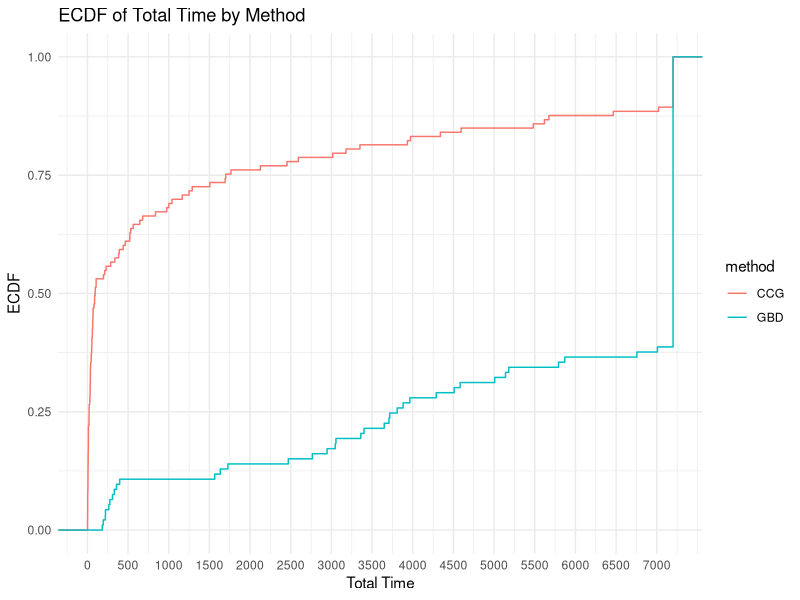
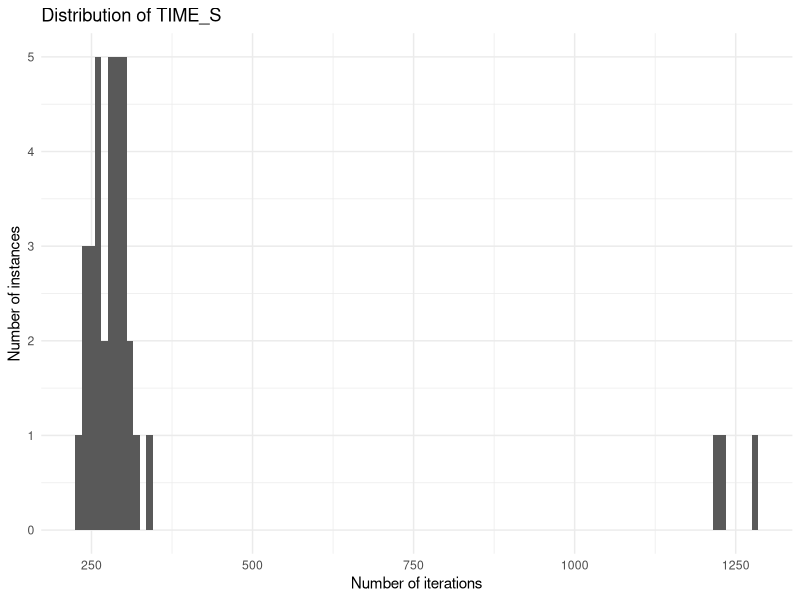
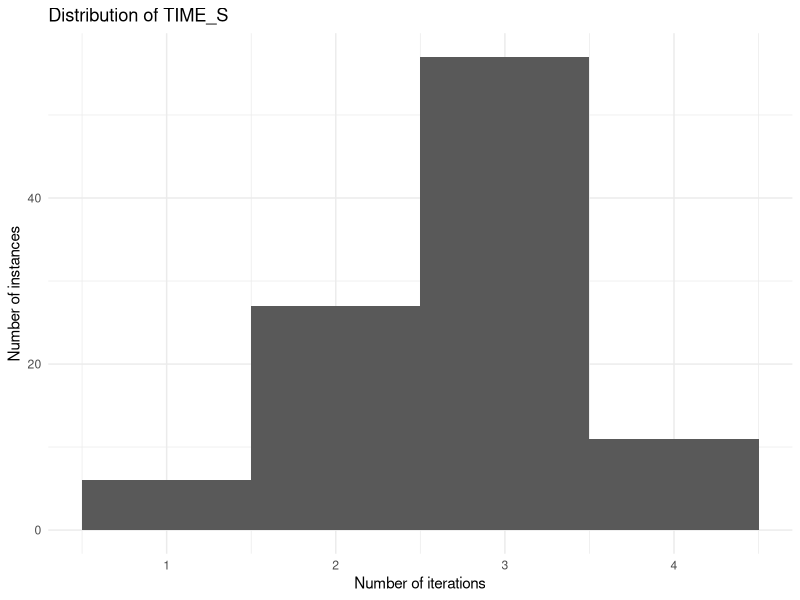

These figures' R source, in order:
## ---- chunk 1
library(rmarkdown)
library(kableExtra)
library(ggplot2)
suppressPackageStartupMessages(library(dplyr))
## ---- chunk 2
results = read.table("./results.csv", header = FALSE, sep = ',')
colnames(results) <- c("tag", "instance", "n_servers", "n_clients", "Gamma", "deviation", "time_limit", "method", "total_time", "master_time", "separation_time", "best_bound", "iteration_count", "fail")
results$tag = NULL
## ---- chunk 3
sum(results$fail)
## ---- chunk 4
results$p = results$Gamma / results$n_clients
results$p = ceiling(results$p / .05) * .05
## ---- chunk 5
results = results[results$n_servers != 20 & results$n_clients != 40,]
results = results[results$n_servers != 20 & results$n_clients != 50,]
#results = results[results$n_servers != 25 & results$n_clients != 25,]
## ---- chunk 6
paged_table(results)
## ---- chunk 7
time_limit = 7200
## ---- chunk 8
ggplot(results, aes(x = total_time, color = method)) +
  stat_ecdf(geom = "step") +
  xlab("Total Time") +
  ylab("ECDF") +
  labs(title = "ECDF of Total Time by Method")  +
  scale_x_continuous(breaks = seq(0, max(results$total_time), by = 500), labels = seq(0, max(results$total_time), by = 500)) +
  theme_minimal()

## ---- chunk 9
results_solved = results %>%
  filter(total_time < time_limit) %>%
  group_by(method, n_servers, n_clients, p) %>%
  summarize(
    solved = n(),
    total_time = mean(total_time),
    master_time = mean(master_time),
    separation_time = mean(separation_time),
    solved_iteration_count = mean(iteration_count),
    .groups = "drop"
  ) %>%
  ungroup()
## ---- chunk 10
results_unsolved <- results %>%
  filter(total_time >= time_limit) %>%
  group_by(method, n_servers, n_clients, p) %>%
  summarize(
    unsolved = n(),
    unsolved_iteration_count = mean(iteration_count),
    .groups = "drop"
  ) %>%
  ungroup()

## ---- chunk 11
final_result <- merge(results_solved, results_unsolved, by = c("method", "n_servers", "n_clients", "p"), all = TRUE)
## ---- chunk 12
final_result[is.na(final_result)] = 0
## ---- chunk 13
knitr::kable(final_result, 
               digits = c(0, 0, 0, 2, 0, 2, 2, 2, 2, 0, 2), 
               col.names = c("Method", "|V_1|", "|V_2|", "p", "Count", "Total", "Master", "Sepatation", "# Iter", "Count", "# Iter"),
               caption = "Summary table"
             ) %>%
      kable_classic() %>%
      add_header_above(c(" " = 4, "Solved instances" = 5, "Unsolved instances" = 2)
)
## ---- chunk 14
ggplot(results[results$total_time < time_limit & results$method == "GBD",], aes(x = iteration_count)) +
  geom_histogram(binwidth = 10) +
  labs(
    title = "Distribution of TIME_S",
    x = "Number of iterations",
    y = "Number of instances"
  ) +
  theme_minimal()
## ---- chunk 15
ggplot(results[results$total_time < time_limit & results$method == "CCG",], aes(x = iteration_count)) +
  geom_histogram(binwidth = 1) +
  labs(
    title = "Distribution of TIME_S",
    x = "Number of iterations",
    y = "Number of instances"
  ) +
  theme_minimal()
